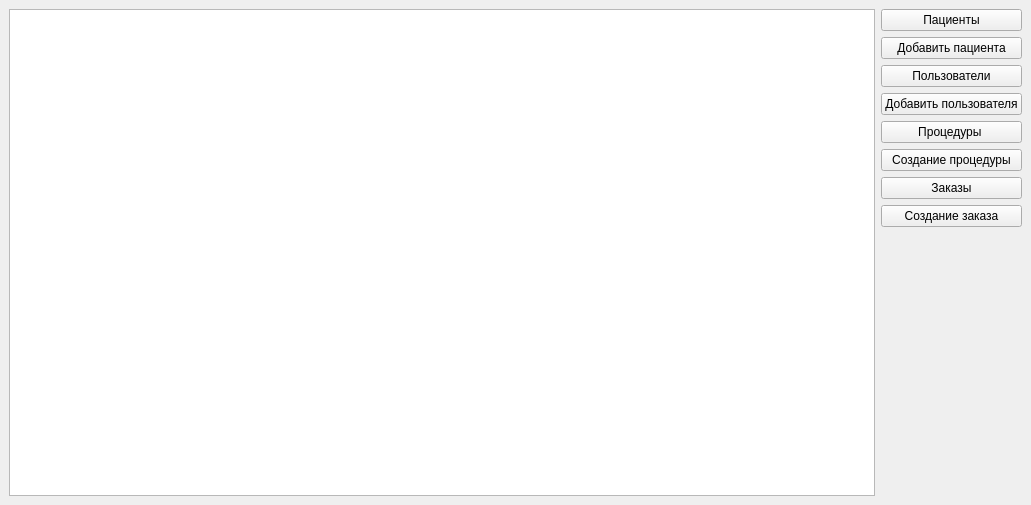
<?xml version="1.0" encoding="UTF-8"?>
<ui version="4.0">
 <class>MainWindow</class>
 <widget class="QMainWindow" name="MainWindow">
  <property name="geometry">
   <rect>
    <x>0</x>
    <y>0</y>
    <width>1031</width>
    <height>505</height>
   </rect>
  </property>
  <property name="windowTitle">
   <string>MainWindow</string>
  </property>
  <widget class="QWidget" name="centralwidget">
   <layout class="QVBoxLayout" name="verticalLayout_3">
    <item>
     <layout class="QHBoxLayout" name="horizontalLayout">
      <item>
       <widget class="QTableWidget" name="data_table">
        <attribute name="horizontalHeaderShowSortIndicator" stdset="0">
         <bool>true</bool>
        </attribute>
        <attribute name="horizontalHeaderStretchLastSection">
         <bool>true</bool>
        </attribute>
       </widget>
      </item>
      <item>
       <layout class="QVBoxLayout" name="verticalLayout_2">
        <item>
         <layout class="QVBoxLayout" name="verticalLayout">
          <item>
           <widget class="QPushButton" name="patients_btn">
            <property name="text">
             <string>Пациенты</string>
            </property>
           </widget>
          </item>
          <item>
           <widget class="QPushButton" name="create_patients_btn">
            <property name="text">
             <string>Добавить пациента</string>
            </property>
           </widget>
          </item>
          <item>
           <widget class="QPushButton" name="users_btn">
            <property name="text">
             <string>Пользователи</string>
            </property>
           </widget>
          </item>
          <item>
           <widget class="QPushButton" name="create_users_btn">
            <property name="text">
             <string>Добавить пользователя</string>
            </property>
           </widget>
          </item>
          <item>
           <widget class="QPushButton" name="procedures_btn">
            <property name="text">
             <string>Процедуры </string>
            </property>
           </widget>
          </item>
          <item>
           <widget class="QPushButton" name="create_procedures_btn">
            <property name="text">
             <string>Создание процедуры</string>
            </property>
           </widget>
          </item>
          <item>
           <widget class="QPushButton" name="orders_btn">
            <property name="text">
             <string>Заказы</string>
            </property>
           </widget>
          </item>
          <item>
           <widget class="QPushButton" name="create_orders_btn">
            <property name="text">
             <string>Создание заказа</string>
            </property>
           </widget>
          </item>
         </layout>
        </item>
        <item>
         <spacer name="verticalSpacer">
          <property name="orientation">
           <enum>Qt::Vertical</enum>
          </property>
          <property name="sizeHint" stdset="0">
           <size>
            <width>20</width>
            <height>40</height>
           </size>
          </property>
         </spacer>
        </item>
       </layout>
      </item>
     </layout>
    </item>
   </layout>
  </widget>
 </widget>
 <resources/>
 <connections/>
</ui>
